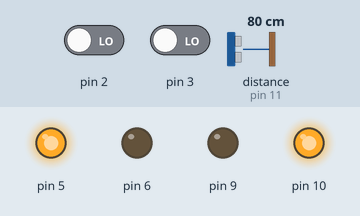
A sketch run on a simulated Arduino Uno, built with avr-gcc and run on an emulated ATmega328P. Parts: output pins drawn as LEDs (lit = HIGH). Dashed ring = blinking. The test bench sets the inputs (shaded band); at power-on: distance to the obstacle (sensor on pin 11) 80 cm, pin 2 LOW, pin 3 LOW.

Above: at 1.2 s.
1.3 s: distance to the obstacle (sensor on pin 11) set to 7 cm
2.8 s: distance to the obstacle (sensor on pin 11) set to 4 cm
At 3.2 s:
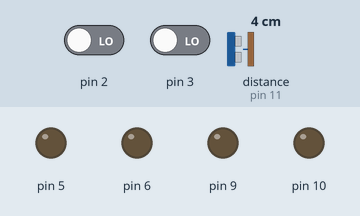
4.3 s: pin 2 driven HIGH
At 5.2 s:
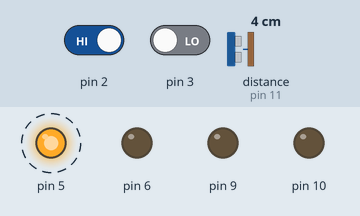
7.3 s: pin 2 driven LOW
At 8.4 s:
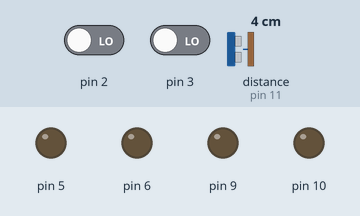
8.8 s: pin 3 driven HIGH
At 9.1 s:
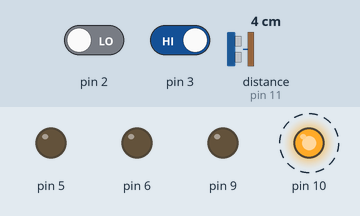
11.8 s: pin 3 driven LOW
At 12.5 s:
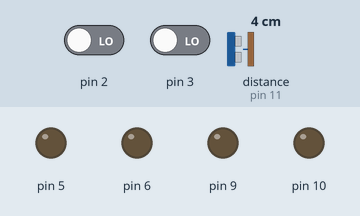
Timing chart, 0 to 14.3 s (numbered marks = the images above; inputs shaded):
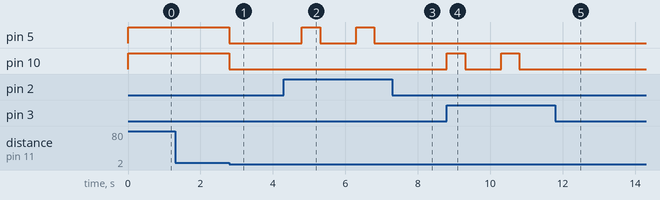

Measured:
- the behaviour switches between 6 and 5 cm on distance to the obstacle (sensor on pin 11) (found by bisection; images 0 and 1)
- after the input at 1.3 s, every drawn part: stays the same
- after the input at 2.8 s, pin 5, pin 10: HIGH → LOW at once
- after the input at 4.3 s, pin 5: alternates HIGH for 0.50 s and LOW for 1.0 s, starting after 0.50 s
- after the input at 7.3 s, pin 5: stays LOW (without the input it goes to HIGH after 0.50 s)
- after the input at 8.8 s, pin 10: alternates HIGH for 0.50 s and LOW for 1.0 s, starting at once
- after the input at 11.8 s, pin 10: stops changing and stays LOW

The sketch:

LineFollowingObstacleAvoidingRobot.ino
```cpp
#include <NewPing.h>

int x,y,t1=0,t2=0;
unsigned int D;

NewPing sonar(12,11,5);

void setup() {

  pinMode(2,INPUT);
  pinMode(3,INPUT);
  pinMode(5,OUTPUT);
  pinMode(10,OUTPUT);
  pinMode(6,OUTPUT);
  pinMode(9,OUTPUT);
}

void loop() {

  D=sonar.ping();

  x=digitalRead(2);
  y=digitalRead(3);

  if((x==1)&&(y==1))
  {
  digitalWrite(5,HIGH);
  digitalWrite(10,HIGH);
  digitalWrite(6,LOW);
  digitalWrite(9,LOW);
  t1=0;
  t2=0;
  }
  else if((x==1)&&(y==0))
  {
    if(t1>=20)
    {
  digitalWrite(5,LOW);
  digitalWrite(10,LOW);
  digitalWrite(6,HIGH);
  digitalWrite(9,HIGH);
  delay(500);
  digitalWrite(5,HIGH);
  digitalWrite(10,LOW);
  digitalWrite(6,LOW);
  digitalWrite(9,LOW);
   delay(1000);
    }
    else
    {
  digitalWrite(5,HIGH);
  digitalWrite(10,LOW);
  digitalWrite(6,LOW);
  digitalWrite(9,LOW);
   delay(500);
   t1+=1;
    }

  }
  else if((x==0)&&(y==1))
  {
    if(t2>=20)
    {
  digitalWrite(5,LOW);
  digitalWrite(10,LOW);
  digitalWrite(6,HIGH);
  digitalWrite(9,HIGH);
  delay(500);
  digitalWrite(5,LOW);
  digitalWrite(10,HIGH);
  digitalWrite(6,LOW);
  digitalWrite(9,LOW);
   delay(1000);
    }
    else
    {
  digitalWrite(5,LOW);
  digitalWrite(10,HIGH);
  digitalWrite(6,LOW);
  digitalWrite(9,LOW);
   delay(500);
   t2+=1;
    }
  }
    else if((x==0)&&(y==0))
  {
  digitalWrite(5,HIGH);
  digitalWrite(10,HIGH);
  digitalWrite(6,LOW);
  digitalWrite(9,LOW);
   t1=0;
   t2=0;
  }

  if(D!=0)
  {
  digitalWrite(5,LOW);
  digitalWrite(10,LOW);
  digitalWrite(6,LOW);
  digitalWrite(9,LOW);
  delay(1000);
  }

  }
```
